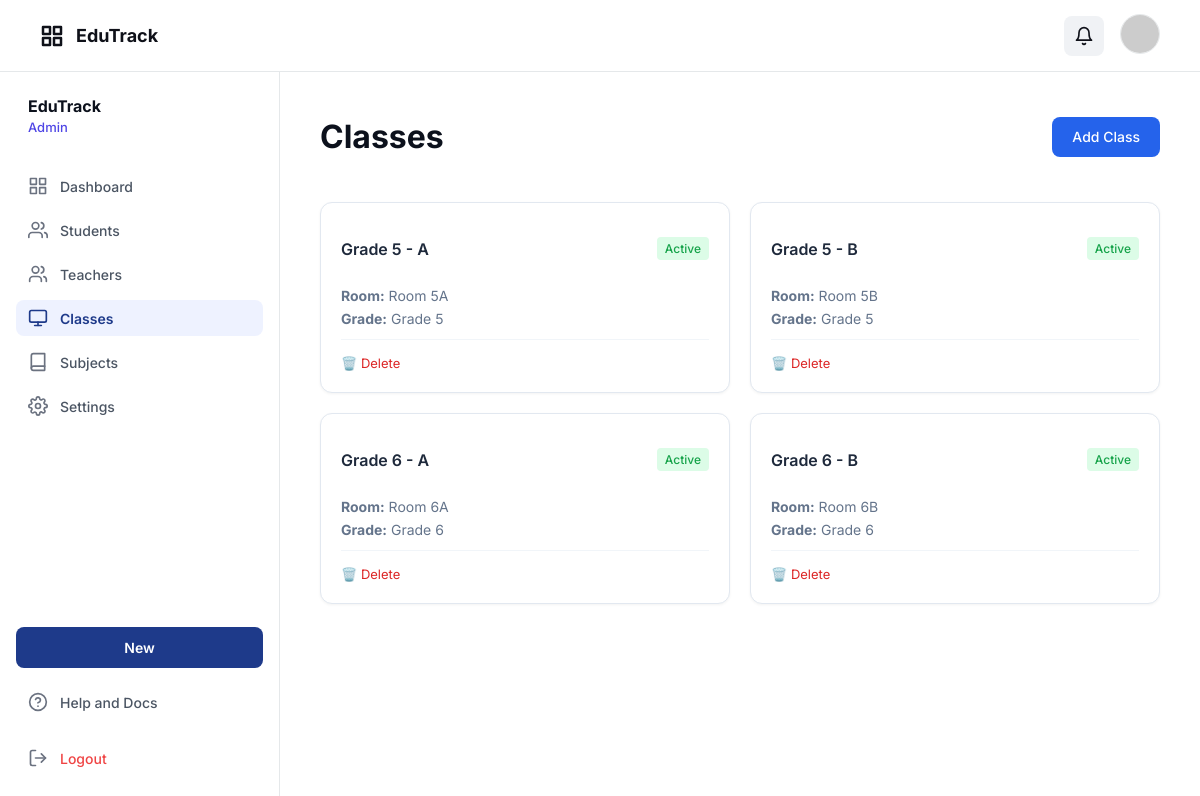
Screenshot of /school_app/index.php?controller=class&action=index (signed in) with the database file from the repository.
### tables this page shows
CREATE TABLE classes (
  id BIGINT UNSIGNED NOT NULL AUTO_INCREMENT,
  grade_id TINYINT UNSIGNED NOT NULL,
  name VARCHAR(40) NOT NULL,    
  room VARCHAR(40) NULL,
  is_active TINYINT(1) NOT NULL DEFAULT 1,

  created_at TIMESTAMP NOT NULL DEFAULT CURRENT_TIMESTAMP,
  updated_at TIMESTAMP NOT NULL DEFAULT CURRENT_TIMESTAMP ON UPDATE CURRENT_TIMESTAMP,

  PRIMARY KEY (id),
  UNIQUE KEY uq_classes_grade_name (grade_id, name),
  KEY idx_classes_grade (grade_id),
  CONSTRAINT fk_classes_grade FOREIGN KEY (grade_id) REFERENCES grades(id) ON DELETE RESTRICT
);

CREATE TABLE grades (
  id TINYINT UNSIGNED NOT NULL,
  grade_number TINYINT UNSIGNED NOT NULL,  
  name VARCHAR(20) NOT NULL,               
  PRIMARY KEY (id),
  UNIQUE KEY uq_grades_grade_number (grade_number),
  UNIQUE KEY uq_grades_name (name),
  CONSTRAINT chk_grade_number CHECK (grade_number BETWEEN 1 AND 6)
);

### school_app/models/ClassModel.php (called while the page is built, shortened)
<?php
class ClassModel extends Model {
    public static function getAll() {
        $db = Database::connect();
        $stmt = $db->query("
            SELECT c.*, g.name as grade_name
            FROM classes c
            LEFT JOIN grades g ON c.grade_id = g.id
            WHERE c.is_active = 1
            ORDER BY g.id, c.name
        ");
        return $stmt->fetchAll(PDO::FETCH_OBJ);
    }
}

### school_app/views/admin/classes/index.php (the view, shortened to what this page needs)
<?php
$classes = ClassModel::getAll();
?>
<div class="classes-container">
    <div style="display: flex; justify-content: space-between; align-items: center; margin-bottom: 24px;">
        <h1 class="text-h1" style="font-weight: 700; font-size: 32px; color: var(--text-dark);">Classes</h1>
        <a href="index.php?controller=class&action=add" class="btn-secondary"
           style="padding: 10px 20px; border-radius: 8px; font-weight: 500; font-size: 14px; background-color: #2563eb; color: #fff; text-decoration: none;">
            Add Class
        </a>
    </div>
    <div style="display: grid; grid-template-columns: repeat(auto-fill, minmax(280px, 1fr)); gap: 20px;">
        <?php if (!empty($classes)): ?>
            <?php foreach ($classes as $class): ?>
                <div class="card" style="padding: 20px; border: 1px solid #e2e8f0; border-radius: 12px; background-color: #fff;">
                    <div style="display: flex; justify-content: space-between; align-items: center; margin-bottom: 12px;">
                        <h3 style="font-size: 16px; font-weight: 600; color: #1e293b;">
                            <?php echo htmlspecialchars($class->grade_name . ' - ' . $class->name); ?>
                        </h3>
                        <span style="padding: 4px 8px; background-color: #dcfce7; color: #16a34a; border-radius: 4px; font-size: 12px; font-weight: 500;">Active</span>
                    </div>
                    <p style="color: #64748b; font-size: 14px; margin: 6px 0;">
                        <strong>Room:</strong> <?php echo htmlspecialchars($class->room ?? 'Not Set'); ?>
                    </p>
                    <p style="color: #64748b; font-size: 14px; margin: 6px 0;">
                        <strong>Grade:</strong> <?php echo htmlspecialchars($class->grade_name); ?>
                    </p>
                    <div style="margin-top: 12px; padding-top: 12px; border-top: 1px solid #f1f5f9;">
                        <a href="index.php?controller=class&action=delete&id=<?php echo $class->id; ?>"
                           onclick="return confirm('Delete this class?')"
                           style="color: #dc2626; font-size: 13px; text-decoration: none;">
                            🗑️ Delete
                        </a>
                    </div>
                </div>
            <?php endforeach; ?>
        <?php endif; ?>
    </div>
</div>

### school_app/assets/css/app.css (style rules this page uses)
:root { --primary: #1e3a89; --primary-light: #e8eaf2; --bg-main: #f9f9f9; --bg-white: #ffffff; --text-main: #0f1119; --text-muted: #546691; --text-dark: #0c111c; --border-color: #e5e8ea; --border-input: #d1d6e5; --error: #ef4444; --success: #10b981; --spacing-xs: 4px; --spacing-sm: 8px; --spacing-md: 12px; --spacing-lg: 16px; --spacing-xl: 20px; --spacing-2xl: 24px; --spacing-4xl: 40px; --font-family: "Inter", -apple-system, BlinkMacSystemFont, "Segoe UI", Roboto, sans-serif; --font-size-xs: 12px; --font-size-sm: 14px; --font-size-md: 16px; --font-size-lg: 18px; --font-size-xl: 24px; --font-size-2xl: 28px; --font-size-3xl: 32px; }
* { -webkit-font-smoothing: antialiased; box-sizing: border-box; }
html, body { margin: 0; padding: 0; height: 100%; font-family: var(--font-family); background-color: var(--bg-white); color: var(--text-main); }
a { text-decoration: none; color: inherit; }
.card { background-color: var(--bg-white); border: 1px solid var(--input-border); border-radius: 12px; padding: var(--spacing-2xl); box-shadow: 0 1px 3px rgba(0, 0, 0, 0.05); }
.depth-frame-30, .depth-frame-31, .btn-secondary { background-color: var(--primary-light); color: var(--text-main); border-radius: 8px; height: 40px; display: flex; align-items: center; justify-content: center; }
.text-wrapper-5, .text-h1 { font-weight: 700; font-size: 32px; color: var(--text-main); }

### rows the page displays
classes: grade+name "Grade 5 - A", room "Room 5A", grade.name "Grade 5"
classes: grade+name "Grade 5 - B", room "Room 5B", grade.name "Grade 5"
classes: grade+name "Grade 6 - A", room "Room 6A", grade.name "Grade 6"
classes: grade+name "Grade 6 - B", room "Room 6B", grade.name "Grade 6"

### other values shown
$displayRole "Admin"
